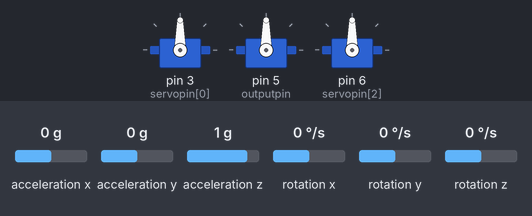
Bench run of a sketch on a simulated Arduino Uno, built with avr-gcc and run on an emulated ATmega328P. Parts: 3 × servo. The test bench sets the inputs (shaded band); at power-on: rotation x 0 °/s, rotation y 0 °/s, rotation z 0 °/s, acceleration x 0 g, acceleration y 0 g, acceleration z 1 g.

Above: at 4.3 s.
4.4 s: rotation x set to -192 °/s
At 4.8 s:
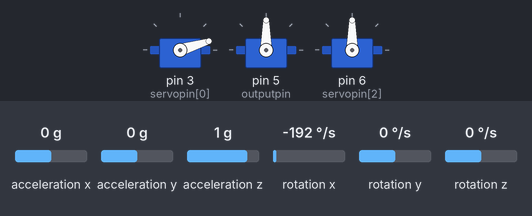
At 5.8 s:
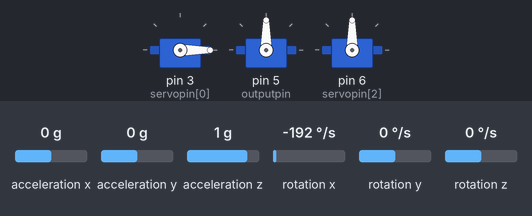
6.3 s: rotation y set to -100 °/s
At 7.9 s:
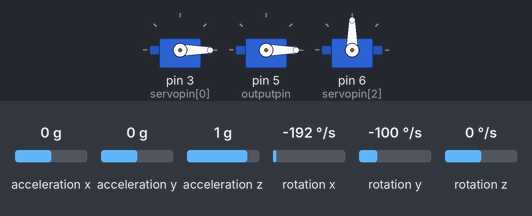
8.7 s: rotation z set to 100 °/s
At 10.8 s:
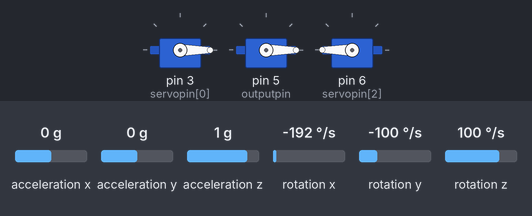
11.1 s: rotation z set to 192 °/s
14.1 s: rotation z set to -192 °/s
17.1 s: rotation z set to -100 °/s
Timing chart, 0 to 21.1 s (numbered marks = the images above; inputs shaded):
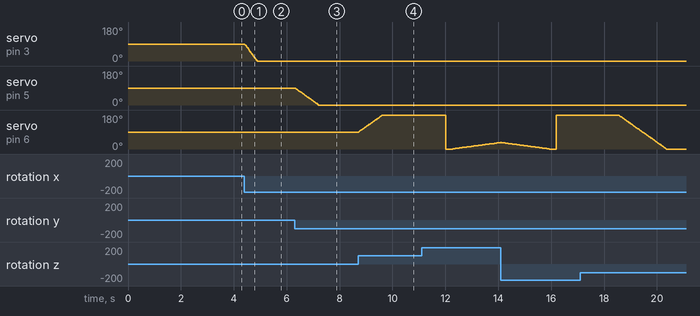

The sketch:

ThreeAxisStabilizerDrive.ino
```cpp
#include"Wire.h"
#include"MPU6050.h"//the library is from https://github.com/jrowberg/i2cdevlib/tree/master/Arduino/MPU6050
#include<Servo.h>

//the customize function list
void calibratetozero (int32_t outputpin);//using to calibrate gyro to zero
int32_t PIDcontrol(int32_t fx,int32_t x,int32_t total);//using to gave servo motor stable signal
int32_t outputpin=5;//pin of indicator light

//variable or name for servo and senser
MPU6050 mpu;//name MPU6050 mpu
Servo Xservo;//name X axis servo Xservo
Servo Yservo;//name Y axis servo Yservo
Servo Zservo;//name Z axis servo Zservo
int16_t servopin[3]={3,5,6};//the servo pin in Arduino,definition is x,y,z

//variable for input and calculation angle
//the definition of the Array is {x,y,z}
int16_t Input[3]={};//Receive x axis rotation information
double CalibrationValue;//Recording error value using to correct calibration
double RotationAnglePerSecond[3]={};//xInput translate to 0~+/-2000 degrees/sec
double RotationAngle[3]={};//RotationAnglePerSecond calculate to 0~180 degrees
int64_t totalAngle[3]={};//Recevie sum angle
int32_t rotate[3]={};//the rotation signal of servo moter

//variable for time
int32_t totalTime;//Receive how many time(microsecond) in some loop
uint64_t timepoint=0;//the time that the loop was implemented
uint64_t timepointBefore=0;//the time that the loop was finish
uint64_t deltaTime;//Difference between timepoint and timepointBefore
int64_t detecttime=10000;//when totaltime large than that,the microcontroller will calculate the angle that the servo need

void setup() {
  Serial.begin(9600);//set baud of Serial Moniter
  mpu.initialize();
  mpu.setFullScaleGyroRange(MPU6050_GYRO_FS_2000);//set gyro detect range to 2000 degrees/sec from 20 degrees/sec
  pinMode(outputpin,OUTPUT);//define pin of indicator light
  calibratetozero(outputpin);//calibrate mpu6050

  //set Servo pin address
  Xservo.attach(servopin[0]);
  Yservo.attach(servopin[1]);
  Zservo.attach(servopin[2]);

  //initailize the servo pointing to angle to 90 degrees
  Xservo.write(90);
  Yservo.write(90);
  Zservo.write(90);
}

void loop() {
  timepoint=micros();//log the time that the loop start

  if(totalTime>=detecttime){
    for(int i=0;i<3;i++){
      rotate[i]=90+totalAngle[i]/1000000;//translate unit to second from micro second
      rotate[i]=PIDcontrol(rotate[i],deltaTime,totalAngle[i]/1000000);//
    }

    //write the angle
    Xservo.write(rotate[0]);
    Yservo.write(rotate[1]);
    Zservo.write(rotate[2]);
    totalTime=0;//return to zero
  }

  //calculate Rotation angle
  mpu.getRotation(&Input[0],&Input[1],&Input[2]);//input the angular velocity
  for(int i=0;i<3;i++){
    RotationAnglePerSecond[i]=map(Input[i],-32767,32767,-2000,2000);//transform the angular velocity from +/-32767 to +/-2000
    RotationAngle[i]=RotationAnglePerSecond[i]*deltaTime;//integral RotationAnglePerSecond (transform to RotationAngle from RotationAnglePerSecond)
    totalAngle[i]+=RotationAngle[i];//Add up RotationAngle to totalAngle
  }

  //calculate using time and log time point
  deltaTime=timepoint-timepointBefore;//calculate deltatime in this loop
  totalTime+=deltaTime;//Add up deltaTime to totalTime
  timepointBefore=timepoint;//memery the timepoint in this loop
}

void calibratetozero (int32_t outputpin){//time is using to limit inplement time of loop in this function,its unit is microsecond
  //set all offset zero
  mpu.setXGyroOffset(0);
  mpu.setYGyroOffset(0);
  mpu.setZGyroOffset(0);

  //array about output calculation,definition={x,y,z}
  int16_t GyroOutput[3]={};//save input information from MPU6050
  int32_t OutputTotal[3]={};//calculate the sum of GyroOutput
  int16_t OutputAverage[3]={};//calculate the average of GyroOutput in some

  //find the average of output
  for(int t=0;t<75;t++){
    mpu.getRotation(&GyroOutput[0],&GyroOutput[1],&GyroOutput[2]);//get input of mpu6050
    for(int i=0;i<3;i++){//calculate the output average
      OutputTotal[i]+=GyroOutput[i];//calculate the sum of GyroOutput
      OutputAverage[i]=OutputTotal[i]/(t+1);//calculate the average of GyroOutput in some time
    }
  }

  //set new offset
  mpu.setXGyroOffset(-2*OutputAverage[0]);
  mpu.setYGyroOffset(-2*OutputAverage[1]);
  mpu.setZGyroOffset(-2*OutputAverage[2]);

  //output signal that mean calibration to zero finished
  digitalWrite(outputpin,HIGH);
  delay(3000);
  digitalWrite(outputpin,LOW);
}

int32_t PIDcontrol(int32_t fx,int32_t x,int32_t total){//warning:the x need infinitely near 0,which is the using restriction
  //constant
  int32_t kp=1;//it using to control the proportion of proportion part
  int32_t ki=0;//it using to control the proportion of intergal part
  int32_t kd=0;//it using to control the proportion of differential part

  //proportion
  int32_t p=kp*fx;

  //intergal
  int32_t i=ki*total;

  //differential
  int32_t d=kd*(fx/x);

  return(p+i+d);
}
```

Measured:
- after the input at 4.4 s, servo on pin 3 (servopin[0]): moves from 90° to 0° over 0.46 s, starting at once
- after the input at 6.3 s, servo on pin 5 (outputpin): moves from 90° to 0° over 0.88 s, starting at once
- after the input at 8.7 s, servo on pin 6 (servopin[2]): moves from 90° to 180° over 0.90 s, starting at once
